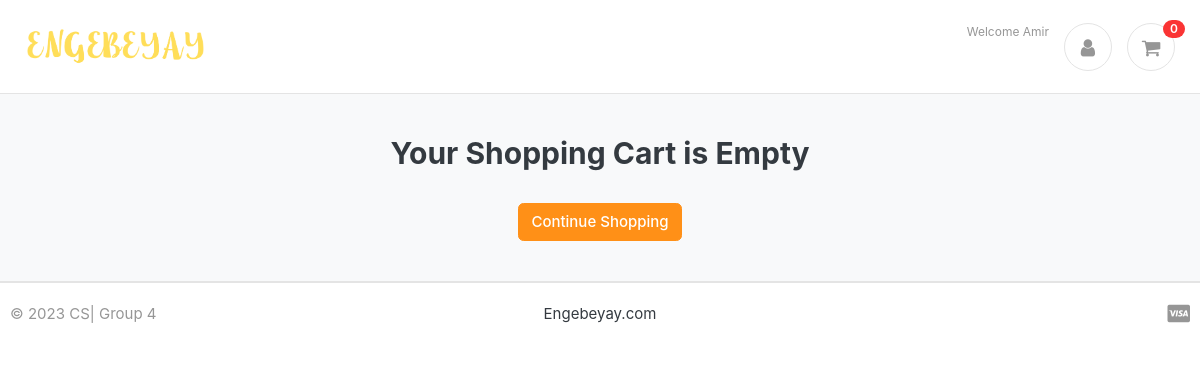
The app's page /cart/ (signed in), older data.
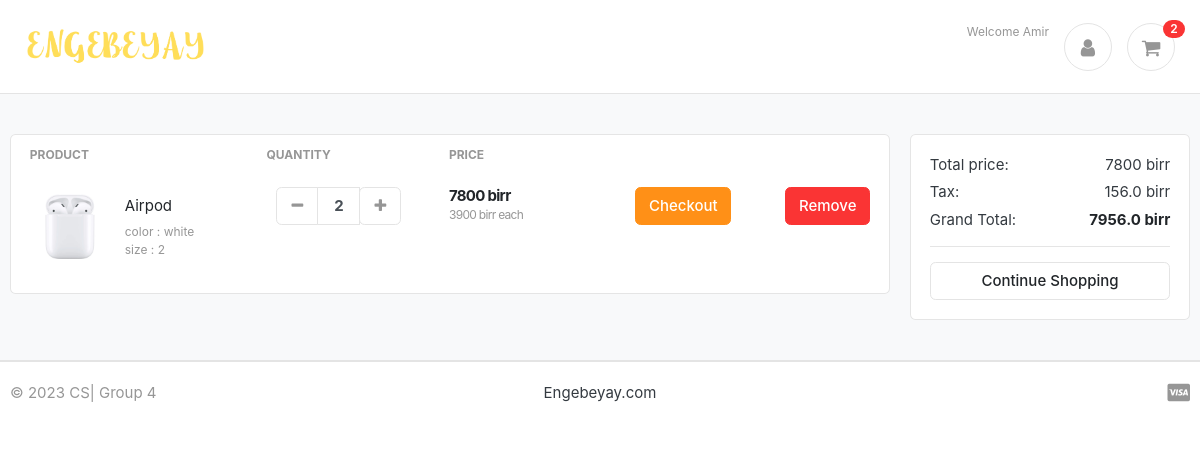
The same page, newer data.
### carts/models.py (models this page shows, shortened)
class CartItem(models.Model):
    user = models.ForeignKey(Account, on_delete=models.CASCADE, null=True)
    product = models.ForeignKey(Product, on_delete=models.CASCADE)
    variations = models.ManyToManyField(Variation, blank=True)
    cart    = models.ForeignKey(Cart, on_delete=models.CASCADE, null=True)
    quantity = models.IntegerField()
    is_active = models.BooleanField(default=True)
    def sub_total(self):
        return self.product.price * self.quantity

### store/models.py (models this page shows, shortened)
class Product(models.Model):
    owner          =models.ForeignKey(Account, on_delete=models.CASCADE, null=True, blank=True
                                         )
    product_name    = models.CharField(max_length=200, unique=True)
    slug            = models.SlugField(max_length=200, unique=True)
    description     = models.TextField(max_length=500, blank=True)
    price           = models.IntegerField()
    images          = models.ImageField(upload_to='photos/products')
    stock           = models.IntegerField()
    is_available    = models.BooleanField(default=True)
    category        = models.ForeignKey(Category, on_delete=models.CASCADE)
    created_date    = models.DateTimeField(auto_now_add=True)
    modified_date   = models.DateTimeField(auto_now=True)
    def get_url(self):
        return reverse('product_detail', args=[self.category.slug, self.slug])

class Variation(models.Model):
    product = models.ForeignKey(Product, on_delete=models.CASCADE)
    variation_category = models.CharField(max_length=100, choices=variation_category_choice)
    variation_value     = models.CharField(max_length=100)
    is_active           = models.BooleanField(default=True)
    created_date        = models.DateTimeField(auto_now=True)
    objects = VariationManager()

### carts/views.py (the view)
# urls.py: path('cart/', include('carts.urls')),
def cart(request, total=0, quantity=0, cart_items=None):
    try:
        tax = 0
        grand_total = 0
        if request.user.is_authenticated:
            cart_items = CartItem.objects.filter(user=request.user, is_active=True)
        else:
            cart = Cart.objects.get(cart_id=_cart_id(request))
            cart_items = CartItem.objects.filter(cart=cart, is_active=True)
        for cart_item in cart_items:
            total += (cart_item.product.price * cart_item.quantity)
            quantity += cart_item.quantity
        tax = (2 * total)/100
        grand_total = total + tax
    except ObjectDoesNotExist:
        pass #just ignore
    context = {
        'total': total,
        'quantity': quantity,
        'cart_items': cart_items,
        'tax'       : tax,
        'grand_total': grand_total,
    }
    return render(request, 'store/cart.html', context)

### carts/context_processors.py (called while the page is built)
def counter(request):
    cart_count = 0
    if 'admin' in request.path:
        return {}
    else:
        try:
            cart = Cart.objects.filter(cart_id=_cart_id(request))
            if request.user.is_authenticated:
                cart_items = CartItem.objects.all().filter(user=request.user)
            else:
                cart_items = CartItem.objects.all().filter(cart=cart[:1])
            for cart_item in cart_items:
                cart_count += cart_item.quantity
        except Cart.DoesNotExist:
            cart_count = 0
    return dict(cart_count=cart_count)

### carts/views.py (called while the page is built)
def _cart_id(request):
    cart = request.session.session_key
    if not cart:
        cart = request.session.create()
    return cart

### category/context_processors.py (called while the page is built)
def menu_links(request):
    links = Category.objects.all()
    return dict(links=links)

### templates/store/cart.html (shortened to what this page needs)
{% extends 'base.html' %}
{% load static %}
{% block content %}
<section class="section-content padding-y bg">
	<div class="container">
		{% if not cart_items %}
		<h2 class="text-center">Your Shopping Cart is Empty</h2>
		<br>
		<div class="text-center">
			<a href="{% url 'store' %}" class="btn btn-warning">Continue Shopping</a>
		</div>
		{% else %}
		<div class="row">
			<aside class="col-lg-9">
				<div class="card">
					<table class="table table-borderless table-shopping-cart">
						<thead class="text-muted">
							<tr class="small text-uppercase">
								<th scope="col">Product</th>
								<th scope="col" width="120">Quantity</th>
								<th scope="col" width="120">Price</th>
								<th scope="col" class="text-right" width="200"> </th>
							</tr>
						</thead>
						<tbody>
							{% for cart_item in cart_items %}
							<tr>
								<td>
									<figure class="itemside align-items-center">
										<div class="aside"><img src="{{ cart_item.product.images.url }}" class="img-sm">
										</div>
										<figcaption class="info">
											<a href="{{ cart_item.product.get_url }}" class="title text-dark">
												{{cart_item.product.product_name }}</a>
											<p class="text-muted small">
												{% if cart_item.variations.all %}
												{% for item in cart_item.variations.all %}
												{{ item.variation_category}} : {{ item.variation_value}} <br>
												{% endfor %}
												{% endif %}
											</p>
										</figcaption>
									</figure>
								</td>
								<td>
									<div class="col">
										<div class="input-group input-spinner">
											<div class="input-group-prepend">
												<a href="{% url 'remove_cart' cart_item.product.id cart_item.id %}"
													class="btn btn-light" type="button" id="button-plus"> <i
														class="fa fa-minus"></i> </a>
											</div>
											<input type="text" class="form-control" value="{{ cart_item.quantity }}">
											<div class="input-group-append">
												<form action="{% url 'add_cart' cart_item.product.id %}" method="POST">
													<button class="btn btn-light" type="submit" id="button-minus"> <i
															class="fa fa-plus"></i> </button>
												</form>
											</div>
										</div>
									</div>
								</td>
								<td>
									<div class="price-wrap">
										<var class="price"> {{ cart_item.sub_total }} birr</var>
										<small class="text-muted"> {{ cart_item.product.price }} birr each </small>
									</div>
								</td>
								<td class="text-right">
									<a href="{% url 'checkout' %}" class="btn btn-warning "> Checkout </a>
								</td>
								<td class="text-right">
									<a href="{% url 'remove_cart_item' cart_item.product.id cart_item.id %}"
										onclick="return confirm('Are you sure you want to delete this item?')"
										class="btn btn-danger"> Remove</a>
								</td>
							</tr>
							{% endfor %}
						</tbody>
					</table>
				</div>
			</aside>
			<aside class="col-lg-3">
				<div class="card">
					<div class="card-body">
						<dl class="dlist-align">
							<dt>Total price:</dt>
							<dd class="text-right"> {{total}} birr</dd>
						</dl>
						<dl class="dlist-align">
							<dt>Tax:</dt>
							<dd class="text-right"> {{tax}} birr</dd>
						</dl>
						<dl class="dlist-align">
							<dt>Grand Total:</dt>
							<dd class="text-right text-dark b"><strong> {{grand_total}} birr</strong></dd>
						</dl>
						<hr>
						<a href="{% url 'store' %}" class="btn btn-light btn-block">Continue Shopping</a>
					</div>
				</div>
			</aside>
		</div>
		{% endif %}
	</div>
</section>
{% endblock %}

### templates/includes/navbar.html
{% load static %}
<header class="section-header">
  <section class="header-main border-bottom">
    <div class="container">
      <nav class="navbar  ">
        <ul class="nav">
          <a href=" {% url 'home' %}" class="brand-wrap">
            <img class="logo" src="{% static './images/main-logo.png' %}">
          </a>
        </ul>
        <ul class="nav justify-content-end ">
          {% if user.id is None %}
          <div class="widget-header">
            <small class="title text-muted">Welcome guest</small>
            <div>
              <a href="{% url 'login' %}">Sign in</a> <span class="dark-transp"> | </span>
              <a href="{% url 'register' %}"> Register</a>
            </div>
          </div>
          {% else %}
          <div class="widget-header">
            <small class="title text-muted">Welcome {{user.first_name}}</small>
          </div>
          <a href="{% url 'dashboard' %}" class="widget-header pl-3 ">
            <div class="icon icon-sm rounded-circle border"><i class="fa fa-user"></i></div>
          </a>
          <a href="{% url 'cart' %}" class="widget-header pl-3 ">
            <div class="icon icon-sm rounded-circle border"><i class="fa fa-shopping-cart"></i></div>
            <span class="badge badge-pill badge-danger notify">{{cart_count}}</span>
          </a>
          {% endif %}
        </ul>
      </nav>
    </div>
  </section>
</header>

Row changes from the older to the newer data that the page shows:
added CartItem: product.images (picture), product.product_name "Airpod", quantity "2", sub_total "7800", product.price "3900"
added Variation: variation_category "color", variation_value "white"
added Variation: variation_category "size", variation_value "2"
Text that changed along with them:
{{ cart_count }}: "0" → "2"
{{ total }}: (not shown) → "7800"
{{ tax }}: (not shown) → "156.0"
{{ grand_total }}: (not shown) → "7956.0"
text no longer shown: "Your Shopping Cart is Empty"
text now shown: "PRODUCT QUANTITY PRICE Total price: birr Tax: birr Grand Total: birr"
